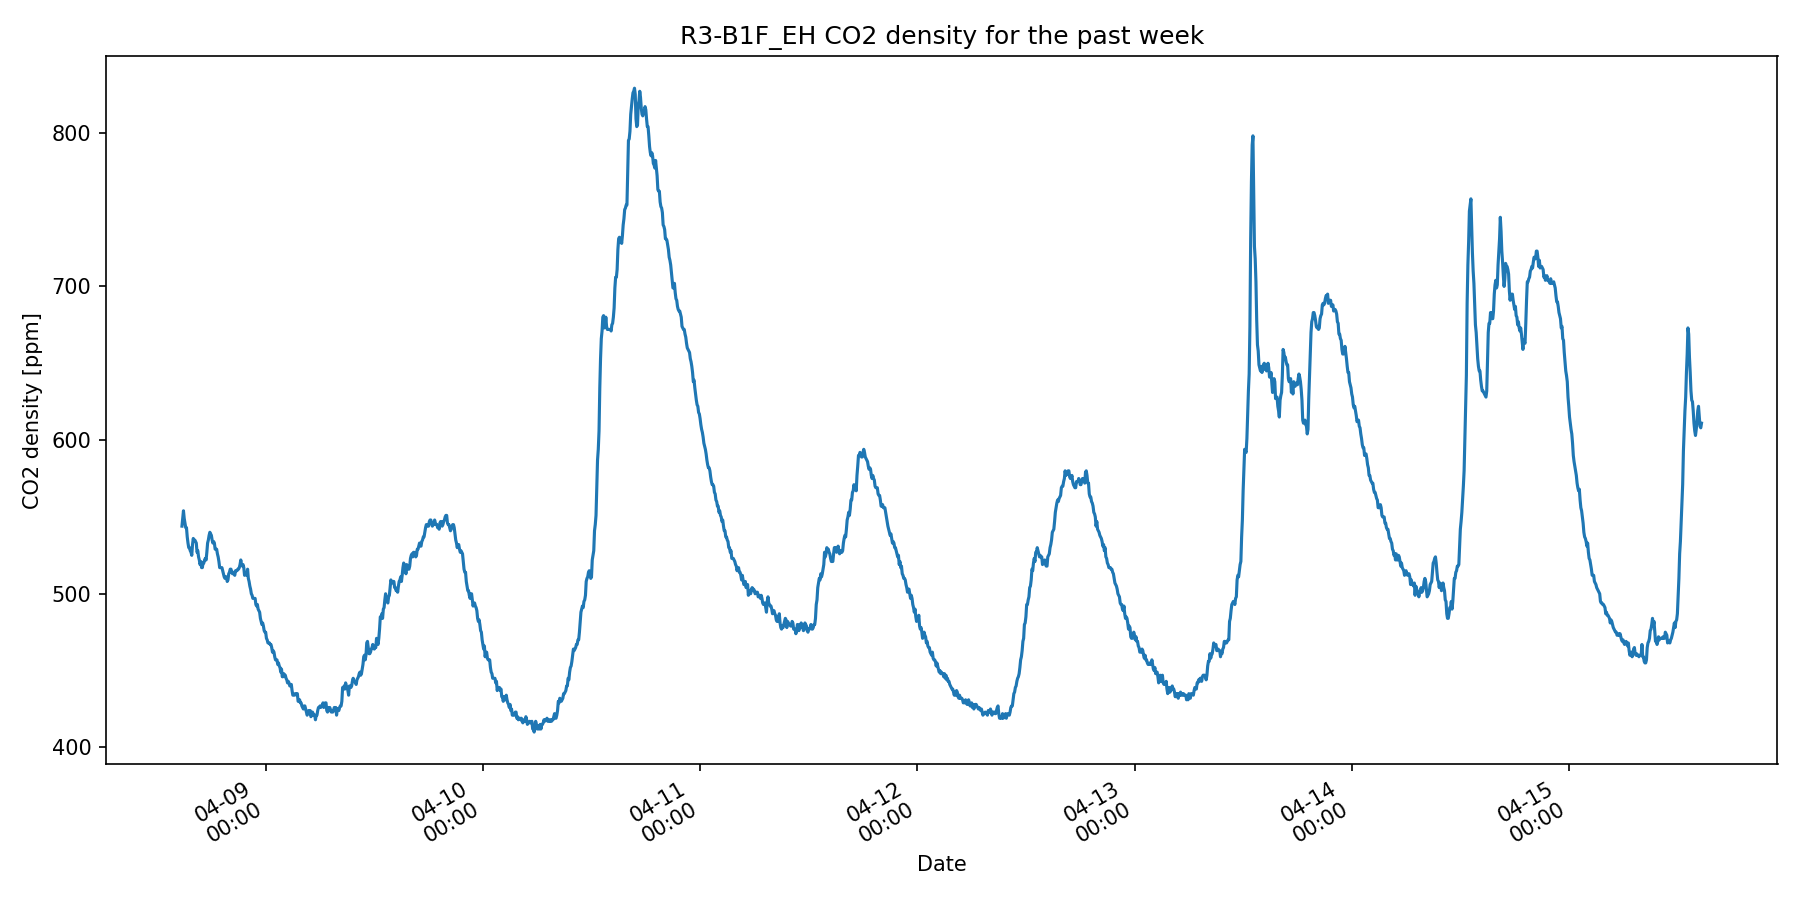

The Python source for this figure:
#!/usr/bin/env -S uv run
# /// script
# requires-python = ">=3.11"
# dependencies = [
#   "matplotlib",
#   "numpy",
#   "requests",
# ]
# ///

import csv
import datetime as dt
import os
import time
from pathlib import Path

import matplotlib
import matplotlib.pyplot as plt
import matplotlib.dates as mdates
import numpy as np
import requests


SENSOR_NAME = "Ｒ３ーB１Ｆ_ＥＨ"
PLOT_TITLE = "R3-B1F_EH CO2 density for the past week"
OUTPUT_PATH = Path(__file__).with_name("ex1-3.png")
ENV_PATH = Path(__file__).with_name(".env")
API_URL = "https://airoco.necolico.jp/data-api/day-csv"
DAY_SECONDS = 3600 * 24
FETCH_DAYS = 7


def load_env(path: Path) -> None:
    if not path.exists():
        raise FileNotFoundError(f".env file was not found: {path}")

    for line in path.read_text(encoding="utf-8").splitlines():
        stripped = line.strip()
        if not stripped or stripped.startswith("#") or "=" not in stripped:
            continue

        key, value = stripped.split("=", 1)
        os.environ[key.strip()] = value.strip().strip("\"'")


def fetch_day_csv(
    subscription_key: str,
    id_hash_key: str,
    start_time: int,
) -> list[list[str]]:
    response = requests.get(
        API_URL,
        params={
            "id": id_hash_key,
            "subscription-key": subscription_key,
            "startDate": start_time,
        },
        timeout=30,
    )
    response.raise_for_status()
    return list(csv.reader(response.text.strip().splitlines()))


def main() -> None:
    load_env(ENV_PATH)

    subscription_key = os.environ["SUBSCRIPTION_KEY"]
    id_hash_key = os.environ["ID_HASH_KEY"]

    current_time = int(time.time())
    base_start_time = current_time - DAY_SECONDS * FETCH_DAYS

    sensor_data_by_timestamp: dict[int, tuple[float, float, float]] = {}
    for day_index in range(FETCH_DAYS):
        start_time = base_start_time + DAY_SECONDS * day_index
        raw_data = fetch_day_csv(subscription_key, id_hash_key, start_time)
        for row in raw_data:
            if len(row) < 7 or row[1] != SENSOR_NAME:
                continue

            timestamp = int(float(row[6]))
            sensor_data_by_timestamp[timestamp] = (
                float(row[3]),
                float(row[4]),
                float(row[5]),
            )

    data = [
        [co2, temperature, humidity, timestamp]
        for timestamp, (co2, temperature, humidity) in sorted(sensor_data_by_timestamp.items())
    ]

    if not data:
        print("This sensor is not connected")
        return

    values = np.array(data, dtype=float)
    timestamps = np.array(
        [dt.datetime.fromtimestamp(ts) for ts in values[:, 3]],
        dtype=object,
    )
    date_numbers = np.array(mdates.date2num(timestamps), dtype=float)

    fig, ax = plt.subplots(figsize=(12, 6))
    ax.plot(date_numbers, values[:, 0], color="tab:blue")
    ax.set_title(PLOT_TITLE)
    ax.set_xlabel("Date")
    ax.set_ylabel("CO2 density [ppm]")
    ax.xaxis_date()
    ax.xaxis.set_major_formatter(mdates.DateFormatter("%m-%d\n%H:%M"))
    fig.autofmt_xdate()
    plt.tight_layout()

    if matplotlib.get_backend().lower().endswith("agg"):
        fig.savefig(OUTPUT_PATH, dpi=150)
        print(f"Saved graph to {OUTPUT_PATH}")
    else:
        plt.show()


if __name__ == "__main__":
    main()
